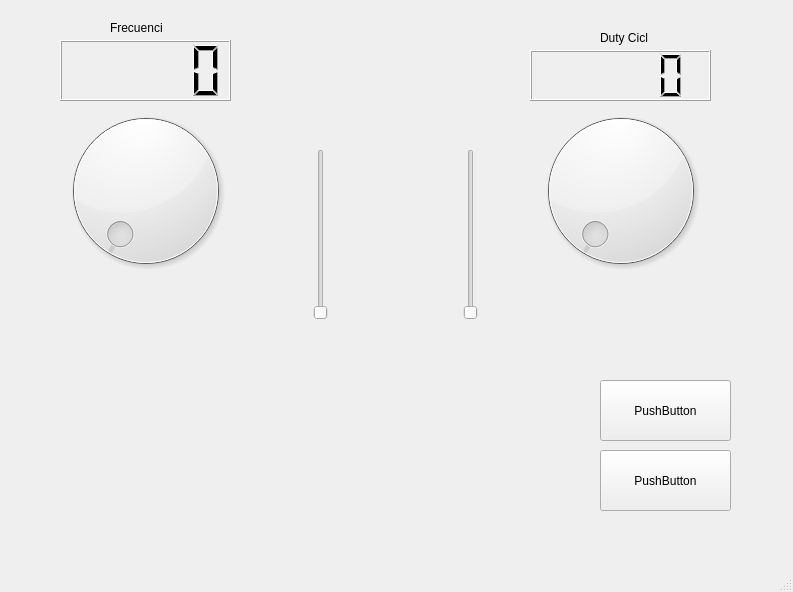
<?xml version="1.0" encoding="UTF-8"?>
<ui version="4.0">
 <class>MainWindow</class>
 <widget class="QMainWindow" name="MainWindow">
  <property name="geometry">
   <rect>
    <x>0</x>
    <y>0</y>
    <width>793</width>
    <height>592</height>
   </rect>
  </property>
  <property name="windowTitle">
   <string>MainWindow</string>
  </property>
  <property name="tabShape">
   <enum>QTabWidget::Rounded</enum>
  </property>
  <widget class="QWidget" name="centralwidget">
   <widget class="QLCDNumber" name="lcdNumber">
    <property name="geometry">
     <rect>
      <x>60</x>
      <y>40</y>
      <width>171</width>
      <height>61</height>
     </rect>
    </property>
   </widget>
   <widget class="QLCDNumber" name="lcdNumber_2">
    <property name="geometry">
     <rect>
      <x>530</x>
      <y>50</y>
      <width>181</width>
      <height>51</height>
     </rect>
    </property>
   </widget>
   <widget class="QLabel" name="label">
    <property name="geometry">
     <rect>
      <x>110</x>
      <y>20</y>
      <width>52</width>
      <height>16</height>
     </rect>
    </property>
    <property name="text">
     <string>Frecuencia</string>
    </property>
   </widget>
   <widget class="QLabel" name="label_2">
    <property name="geometry">
     <rect>
      <x>600</x>
      <y>30</y>
      <width>48</width>
      <height>16</height>
     </rect>
    </property>
    <property name="text">
     <string>Duty Cicle</string>
    </property>
   </widget>
   <widget class="QDial" name="dial_2">
    <property name="geometry">
     <rect>
      <x>530</x>
      <y>100</y>
      <width>181</width>
      <height>181</height>
     </rect>
    </property>
    <property name="invertedControls">
     <bool>false</bool>
    </property>
   </widget>
   <widget class="QDial" name="dial">
    <property name="geometry">
     <rect>
      <x>40</x>
      <y>100</y>
      <width>211</width>
      <height>181</height>
     </rect>
    </property>
   </widget>
   <widget class="QSlider" name="Slider">
    <property name="geometry">
     <rect>
      <x>300</x>
      <y>149</y>
      <width>41</width>
      <height>171</height>
     </rect>
    </property>
    <property name="orientation">
     <enum>Qt::Vertical</enum>
    </property>
   </widget>
   <widget class="QSlider" name="Slider_2">
    <property name="geometry">
     <rect>
      <x>450</x>
      <y>149</y>
      <width>41</width>
      <height>171</height>
     </rect>
    </property>
    <property name="orientation">
     <enum>Qt::Vertical</enum>
    </property>
   </widget>
   <widget class="QPushButton" name="prueba">
    <property name="geometry">
     <rect>
      <x>600</x>
      <y>380</y>
      <width>131</width>
      <height>61</height>
     </rect>
    </property>
    <property name="text">
     <string>PushButton</string>
    </property>
   </widget>
   <widget class="QPushButton" name="pushButton_2">
    <property name="geometry">
     <rect>
      <x>600</x>
      <y>450</y>
      <width>131</width>
      <height>61</height>
     </rect>
    </property>
    <property name="text">
     <string>PushButton</string>
    </property>
   </widget>
   <widget class="QWidget" name="gridLayoutWidget">
    <property name="geometry">
     <rect>
      <x>239</x>
      <y>330</y>
      <width>321</width>
      <height>221</height>
     </rect>
    </property>
    <layout class="QGridLayout" name="gridLayout"/>
   </widget>
  </widget>
  <widget class="QMenuBar" name="menubar">
   <property name="geometry">
    <rect>
     <x>0</x>
     <y>0</y>
     <width>793</width>
     <height>21</height>
    </rect>
   </property>
  </widget>
  <widget class="QStatusBar" name="statusbar"/>
 </widget>
 <resources/>
 <connections>
  <connection>
   <sender>dial</sender>
   <signal>valueChanged(int)</signal>
   <receiver>lcdNumber</receiver>
   <slot>display(int)</slot>
   <hints>
    <hint type="sourcelabel">
     <x>117</x>
     <y>192</y>
    </hint>
    <hint type="destinationlabel">
     <x>113</x>
     <y>121</y>
    </hint>
   </hints>
  </connection>
  <connection>
   <sender>dial_2</sender>
   <signal>valueChanged(int)</signal>
   <receiver>lcdNumber_2</receiver>
   <slot>display(int)</slot>
   <hints>
    <hint type="sourcelabel">
     <x>631</x>
     <y>200</y>
    </hint>
    <hint type="destinationlabel">
     <x>565</x>
     <y>118</y>
    </hint>
   </hints>
  </connection>
  <connection>
   <sender>Slider</sender>
   <signal>valueChanged(int)</signal>
   <receiver>lcdNumber</receiver>
   <slot>display(int)</slot>
   <hints>
    <hint type="sourcelabel">
     <x>321</x>
     <y>238</y>
    </hint>
    <hint type="destinationlabel">
     <x>214</x>
     <y>83</y>
    </hint>
   </hints>
  </connection>
  <connection>
   <sender>Slider_2</sender>
   <signal>valueChanged(int)</signal>
   <receiver>lcdNumber_2</receiver>
   <slot>display(int)</slot>
   <hints>
    <hint type="sourcelabel">
     <x>487</x>
     <y>223</y>
    </hint>
    <hint type="destinationlabel">
     <x>550</x>
     <y>102</y>
    </hint>
   </hints>
  </connection>
  <connection>
   <sender>pushButton_2</sender>
   <signal>clicked()</signal>
   <receiver>MainWindow</receiver>
   <slot>setTimer()</slot>
   <hints>
    <hint type="sourcelabel">
     <x>656</x>
     <y>513</y>
    </hint>
    <hint type="destinationlabel">
     <x>656</x>
     <y>536</y>
    </hint>
   </hints>
  </connection>
  <connection>
   <sender>Slider_2</sender>
   <signal>valueChanged(int)</signal>
   <receiver>MainWindow</receiver>
   <slot>setDc(int)</slot>
   <hints>
    <hint type="sourcelabel">
     <x>477</x>
     <y>314</y>
    </hint>
    <hint type="destinationlabel">
     <x>476</x>
     <y>349</y>
    </hint>
   </hints>
  </connection>
  <connection>
   <sender>dial_2</sender>
   <signal>valueChanged(int)</signal>
   <receiver>MainWindow</receiver>
   <slot>setDc(int)</slot>
   <hints>
    <hint type="sourcelabel">
     <x>569</x>
     <y>288</y>
    </hint>
    <hint type="destinationlabel">
     <x>572</x>
     <y>317</y>
    </hint>
   </hints>
  </connection>
  <connection>
   <sender>Slider</sender>
   <signal>valueChanged(int)</signal>
   <receiver>MainWindow</receiver>
   <slot>setFreq(int)</slot>
   <hints>
    <hint type="sourcelabel">
     <x>320</x>
     <y>335</y>
    </hint>
    <hint type="destinationlabel">
     <x>319</x>
     <y>348</y>
    </hint>
   </hints>
  </connection>
  <connection>
   <sender>dial</sender>
   <signal>valueChanged(int)</signal>
   <receiver>MainWindow</receiver>
   <slot>setFreq(int)</slot>
   <hints>
    <hint type="sourcelabel">
     <x>194</x>
     <y>296</y>
    </hint>
    <hint type="destinationlabel">
     <x>203</x>
     <y>328</y>
    </hint>
   </hints>
  </connection>
  <connection>
   <sender>dial</sender>
   <signal>valueChanged(int)</signal>
   <receiver>Slider</receiver>
   <slot>setValue(int)</slot>
   <hints>
    <hint type="sourcelabel">
     <x>234</x>
     <y>203</y>
    </hint>
    <hint type="destinationlabel">
     <x>316</x>
     <y>239</y>
    </hint>
   </hints>
  </connection>
  <connection>
   <sender>dial_2</sender>
   <signal>valueChanged(int)</signal>
   <receiver>Slider_2</receiver>
   <slot>setValue(int)</slot>
   <hints>
    <hint type="sourcelabel">
     <x>551</x>
     <y>219</y>
    </hint>
    <hint type="destinationlabel">
     <x>462</x>
     <y>227</y>
    </hint>
   </hints>
  </connection>
  <connection>
   <sender>prueba</sender>
   <signal>clicked()</signal>
   <receiver>MainWindow</receiver>
   <slot>close()</slot>
   <hints>
    <hint type="sourcelabel">
     <x>604</x>
     <y>427</y>
    </hint>
    <hint type="destinationlabel">
     <x>465</x>
     <y>421</y>
    </hint>
   </hints>
  </connection>
  <connection>
   <sender>Slider</sender>
   <signal>valueChanged(int)</signal>
   <receiver>dial</receiver>
   <slot>setValue(int)</slot>
   <hints>
    <hint type="sourcelabel">
     <x>310</x>
     <y>214</y>
    </hint>
    <hint type="destinationlabel">
     <x>240</x>
     <y>209</y>
    </hint>
   </hints>
  </connection>
  <connection>
   <sender>Slider_2</sender>
   <signal>valueChanged(int)</signal>
   <receiver>dial_2</receiver>
   <slot>setValue(int)</slot>
   <hints>
    <hint type="sourcelabel">
     <x>473</x>
     <y>200</y>
    </hint>
    <hint type="destinationlabel">
     <x>550</x>
     <y>203</y>
    </hint>
   </hints>
  </connection>
 </connections>
 <slots>
  <slot>setFreq(int)</slot>
  <slot>setDc(int)</slot>
  <slot>setTimer()</slot>
  <slot>closed()</slot>
 </slots>
</ui>
